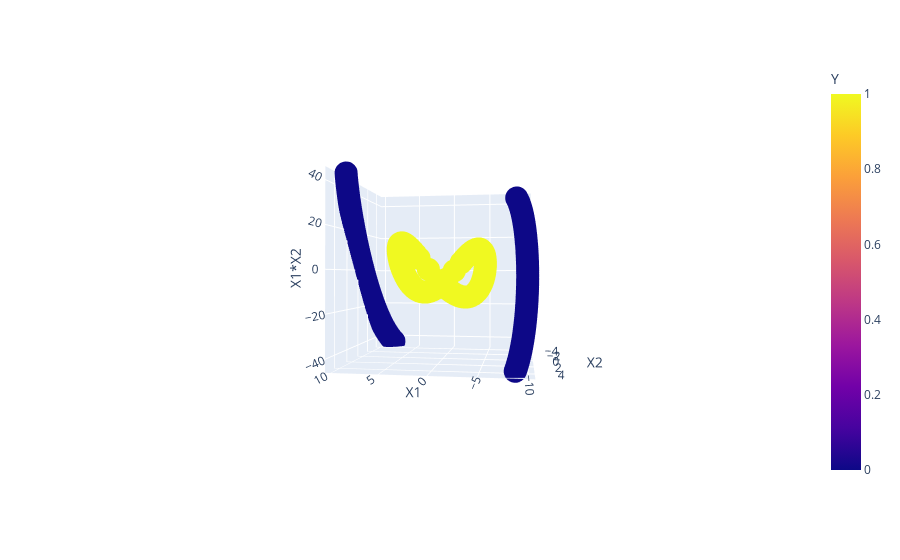

The code cell stored with this chart in its notebook:
### Code cell
import plotly.express as px

fig = px.scatter_3d(df, x='X1', y='X2', z='X1*X2',
              color='Y')
fig.show()

### Figure 1 — Plotly figure (JSON) as saved in the notebook; plotly's stock layout.template omitted (floating-point values rounded to 4 significant figures; data arrays with more than 128 entries replaced by an {"elided": "..."} marker saying what was removed)
{"data": [{"hovertemplate": "X1=%{x}<br>X2=%{y}<br>X1*X2=%{z}<br>Y=%{marker.color}<extra></extra>", "legendgroup": "", "marker": {"color": {"elided": "400 int values"}, "coloraxis": "coloraxis", "symbol": "circle"}, "mode": "markers", "name": "", "scene": "scene", "showlegend": false, "type": "scatter3d", "x": {"elided": "400 float values"}, "y": {"elided": "400 float values"}, "z": {"elided": "400 float values"}}], "layout": {"autosize": true, "coloraxis": {"colorbar": {"title": {"text": "Y"}}, "colorscale": [[0, "#0d0887"], [0.1111, "#46039f"], [0.2222, "#7201a8"], [0.3333, "#9c179e"], [0.4444, "#bd3786"], [0.5556, "#d8576b"], [0.6667, "#ed7953"], [0.7778, "#fb9f3a"], [0.8889, "#fdca26"], [1, "#f0f921"]]}, "legend": {"tracegroupgap": 0}, "margin": {"t": 60}, "scene": {"aspectmode": "auto", "aspectratio": {"x": 1, "y": 1, "z": 1}, "camera": {"center": {"x": 0, "y": 0, "z": 0}, "eye": {"x": -0.435, "y": 2.837, "z": -0.0241}, "projection": {"type": "perspective"}, "up": {"x": 0, "y": 0, "z": 1}}, "domain": {"x": [0, 1], "y": [0, 1]}, "xaxis": {"title": {"text": "X1"}, "type": "linear"}, "yaxis": {"title": {"text": "X2"}, "type": "linear"}, "zaxis": {"title": {"text": "X1*X2"}, "type": "linear"}}}}
